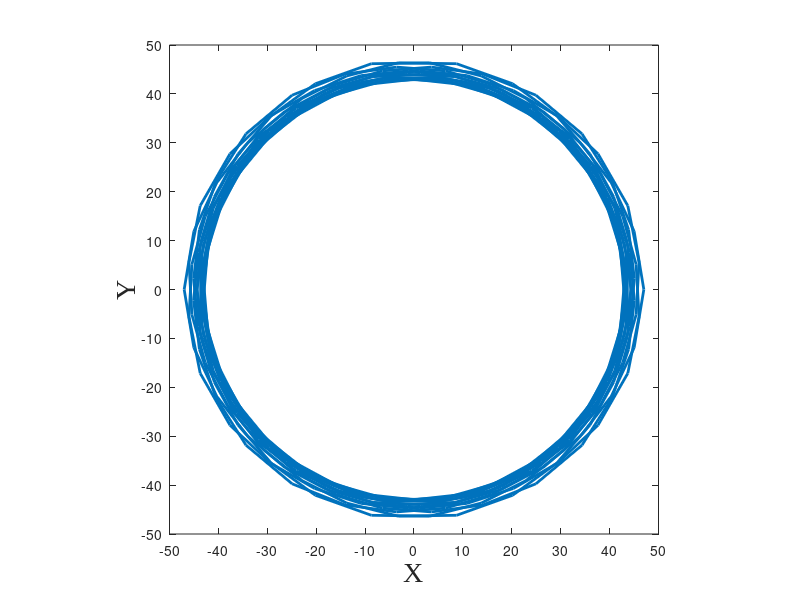

Source code (MATLAB):

clear;
clc;



N = 13 ;%Number of rollers
Rr = 5 ;%Radius of the roller
R = 40 ;%Radius of the rollers PCD (Pitch Circle Diamater)
E =2 ;% Eccentricity - offset from input shaft to a cycloidal disk



for i = 1 : 1 : 361

    t(i) = i / 180 * pi;

    phi(i) = atan(sin((1+N)*t(i))/((R/(E*N))-cos((1+N)*t(i))));
    
    Cf = [R+Rr*cos(phi(i));Rr*sin(phi(i));1];
%     
%     [Rc(i)] = Rrcal(N,R,E,Rr,t(i));
% 
%   
%     Ccf = [R-(Rr+Rc(i))*cos(phi(i));(Rr+Rc(i))*sin(phi(i));1];

    M1 = [cos(t(i)), sin(t(i)), 0;
          -sin(t(i)), cos(t(i)), 0;
          0, 0, 1];
    M2 = [cos((1+N)*t(i)), -sin((1+N)*t(i)), E;
          sin((1+N)*t(i)), cos((1+N)*t(i)), 0;
          0, 0, 1];
    
    C = M1*M2*Cf;
%     Cc = M1*M2*Ccf;
    
    x(i) = C(1,:);
    y(i) = C(2,:);

%     xc(i) = Ccf(1,:);
%     yc(i) = Ccf(2,:);
    

end



figure;
plot(x,y,'LineWidth',2);
xlabel('X','fontname','Times New Roman','fontsize',20');
ylabel('Y','fontname','Times New Roman','fontsize',20');
axis equal;
xlim([-50,50]);
ylim([-50,50]);
xticks(-50:10:50);
yticks(-50:10:50);

% for i = 1 : 1 : 30000
% 
%     t(i) = i /1000;
% end
% 
% figure;
% plot(t,Rc,'LineWidth',2);
% xlabel('X','fontname','Times New Roman','fontsize',20');
% ylabel('Y','fontname','Times New Roman','fontsize',20');
% axis equal;
% xlim([0,30]);
% ylim([0,10000]);
% xticks(0:1:30);
% yticks(0:100:10000);

% for i=1:1:361
%     
%     t(i) = i / 180 * pi / 12;
%     X = E*cos(t(i));
%     Y = E*sin(t(i));
% 
%     figure;
%     hold on
%     plot([xc(i),R],[yc(i),0],'LineWidth',2);
%     plot([0,X],[0,Y],'LineWidth',2);
%     plot([X,xc(i)],[Y,yc(i)],'LineWidth',2);
%     
%     xlabel('X','fontname','Times New Roman','fontsize',20');
%     ylabel('Y','fontname','Times New Roman','fontsize',20');
%     axis equal;
%     xlim([-50,50]);
%     ylim([-50,50]);
%     xticks(-50:10:50);
%     yticks(-50:10:50);
%     box on;
%     grid on;
% 
%     save_path = 'C:\Users\JOU\Desktop\git\Special-project\Cycloidal Gear\gif';  % 更改成你想要的路徑
%     file_name =  sprintf('plot_%d.png', i);
%     
%     % 儲存圖像到指定路徑
%     full_file_path = fullfile(save_path, file_name);
%     saveas(gcf, full_file_path);
% 
%     close all;
% 
% end








% fid = fopen('Cycloidal_Drive.scr','w');
% fprintf(fid,'spline ');
% fprintf(fid,'%f,%f\n', [x; y]);
% fclose(fid);